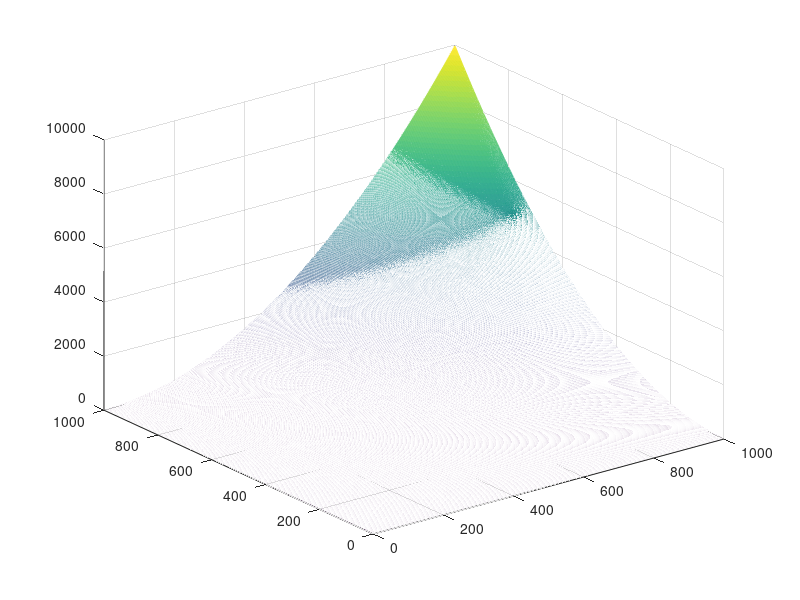
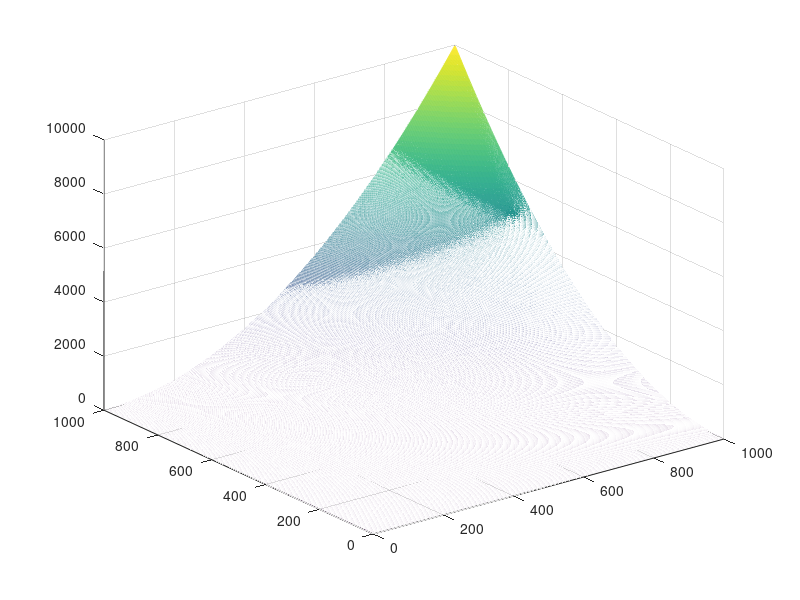

Reproduce these figures in MATLAB, in order.
clc
clear
l=1000;%离散分度
x1=linspace(0,10,l);%x坐标
y1=linspace(0,10,l);%y坐标
dx=x1(2)-x1(1);%微元
dy=y1(2)-y1(1);%微元
z=zeros(l,l);%初值
x=zeros(l,l);%初值
y=zeros(l,l);%初值
fx=zeros(l,l);%各点x方向偏导数  初值
fy=zeros(l,l);;%各点y方向偏导数 初值
for i=2:l
    z(1,i)=z(1,i-1)+(fx(1,i-1)+(4*x1(1,i-1)*y1(1))*dx)*dx;
    fx(1,i)=fx(1,i-1)+(4*x1(i-1)*y1(1))*dx;
end
for i=2:l
    z(i,1)=z(i-1,1)+(fy(i-1,1)+(4*x1(1)*y1(i-1))*dy)*dy;
    fy(1,i)=fy(1,i-1)+(4*x1(1)*y1(i-1))*dx;
end
for i=2:l
    for j=2:l
        z(i,j)=z(i-1,j-1)+fx(i,j-1)*dx+fy(i-1,j)*dy;
        fx(i,j)=fx(i,j-1)+4*x1(i)*y1(j-1)*dx;
        fy(i,j)=fy(i-1,j)+4*x1(i-1)*y1(j)*dy;
    end
end
mesh(z)
figure
%对比
for i=1:l
    for j=1:l
        z1(i,j)=x1(i)^2*y1(j)^2;
    end
end
mesh(z1)
